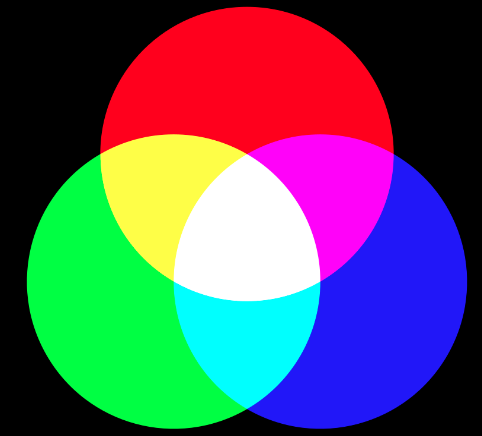
#> input picture imagenes/rgb.png, 482 x 436 px
$ python 04_imagnes_por_canal_Lenna.py
#> lines starting #> are read from the running program, lines starting #| are printed output that depends on the picture
import cv2 as cv
import numpy as np

#img = cv.imread("../imagenes/lenna.jpg")
img = cv.imread("../imagenes/rgb.png")
#> img is the input picture: shape (436, 482, 3); mean B, G, R 98.5, 85.7, 87

# Separar los canales en RGB
b,g,r = cv.split(img)
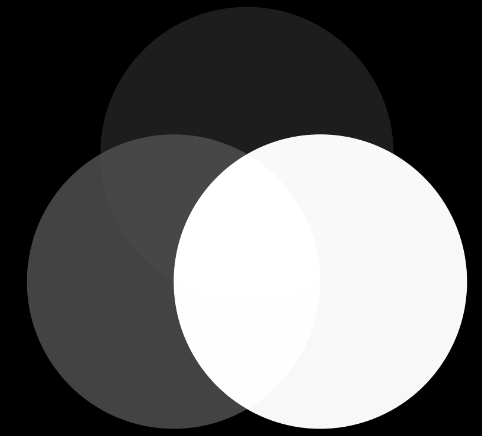
#> b: shape (436, 482); min 0, max 255, mean 98.5
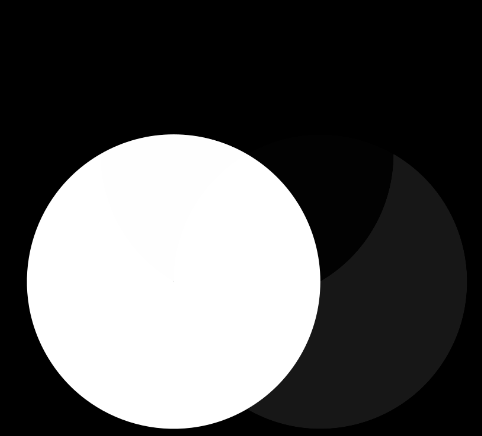
#> g: shape (436, 482); min 0, max 255, mean 85.7
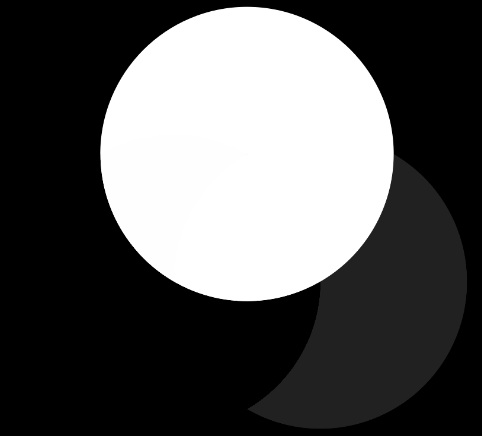
#> r: shape (436, 482); min 0, max 255, mean 87
zeros = np.zeros(b.shape, dtype=np.uint8)

cv.imshow("Lenna", img)
cv.imshow("Zeros", zeros)
cv.imshow("Rojo", r)
cv.imshow("Verde", g)
cv.imshow("Azul", b)

while True:
    k = cv.waitKey(0)
#> (key Esc is pressed here)
    if k == 27: # 27 es el escape (ESC)
        break
cv.destroyAllWindows()
